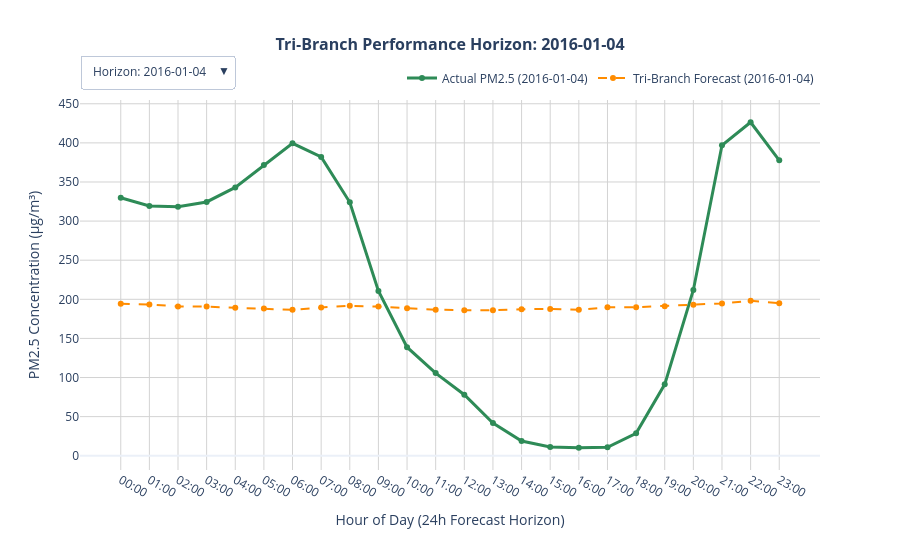

Notebook source saved alongside this figure:
### Code cell
plot_tri_branch_horizons(
    true_ground_truth_all=true_ground_truth_all,
    true_predictions_all=true_predictions_all,
    df=temporal_df,
    INPUT_WINDOW=LOOKBACK,
    OUTPUT_WINDOW=FORECAST
)

### Figure 1 — Plotly figure (JSON) as saved in the notebook; plotly's stock layout.template omitted (floating-point values rounded to 4 significant figures)
{"data": [{"line": {"color": "seagreen", "width": 3}, "mode": "lines+markers", "name": "Actual PM2.5 (2016-01-04)", "type": "scatter", "visible": true, "x": ["00:00", "01:00", "02:00", "03:00", "04:00", "05:00", "06:00", "07:00", "08:00", "09:00", "10:00", "11:00", "12:00", "13:00", "14:00", "15:00", "16:00", "17:00", "18:00", "19:00", "20:00", "21:00", "22:00", "23:00"], "y": [329.9, 319.3, 318.3, 324.5, 343.0, 371.6, 399.4, 381.9, 324.0, 210.7, 138.8, 105.6, 78.0, 41.88, 18.83, 11.12, 10.21, 10.75, 28.75, 91.25, 211.9, 396.9, 426.4, 377.8]}, {"line": {"color": "darkorange", "dash": "dash", "width": 2}, "mode": "lines+markers", "name": "Tri‑Branch Forecast (2016-01-04)", "type": "scatter", "visible": true, "x": ["00:00", "01:00", "02:00", "03:00", "04:00", "05:00", "06:00", "07:00", "08:00", "09:00", "10:00", "11:00", "12:00", "13:00", "14:00", "15:00", "16:00", "17:00", "18:00", "19:00", "20:00", "21:00", "22:00", "23:00"], "y": [194.4, 193.3, 190.9, 190.7, 189.2, 188.3, 186.5, 189.5, 191.7, 190.7, 188.7, 186.7, 185.9, 186.1, 187.3, 187.8, 186.6, 189.8, 190.0, 191.3, 193.0, 194.8, 198.0, 195.0]}, {"line": {"color": "seagreen", "width": 3}, "mode": "lines+markers", "name": "Actual PM2.5 (2016-01-06)", "type": "scatter", "visible": false, "x": ["02:00", "03:00", "04:00", "05:00", "06:00", "07:00", "08:00", "09:00", "10:00", "11:00", "12:00", "13:00", "14:00", "15:00", "16:00", "17:00", "18:00", "19:00", "20:00", "21:00", "22:00", "23:00", "00:00", "01:00"], "y": [327.3, 325.2, 348.8, 379.6, 402.7, 381.4, 327.8, 225.6, 163.9, 124.6, 100.5, 53.46, 25.71, 19.38, 17.62, 17.42, 29.58, 82.04, 190.8, 370.6, 421.6, 377.9, 326.9, 319.8]}, {"line": {"color": "darkorange", "dash": "dash", "width": 2}, "mode": "lines+markers", "name": "Tri‑Branch Forecast (2016-01-06)", "type": "scatter", "visible": false, "x": ["02:00", "03:00", "04:00", "05:00", "06:00", "07:00", "08:00", "09:00", "10:00", "11:00", "12:00", "13:00", "14:00", "15:00", "16:00", "17:00", "18:00", "19:00", "20:00", "21:00", "22:00", "23:00", "00:00", "01:00"], "y": [206.2, 205.0, 202.5, 202.2, 200.6, 199.7, 197.8, 201.0, 203.2, 202.3, 200.2, 198.1, 197.2, 197.4, 198.9, 199.2, 198.1, 201.4, 201.6, 202.9, 204.7, 206.6, 210.0, 206.8]}, {"line": {"color": "seagreen", "width": 3}, "mode": "lines+markers", "name": "Actual PM2.5 (2016-01-08)", "type": "scatter", "visible": false, "x": ["04:00", "05:00", "06:00", "07:00", "08:00", "09:00", "10:00", "11:00", "12:00", "13:00", "14:00", "15:00", "16:00", "17:00", "18:00", "19:00", "20:00", "21:00", "22:00", "23:00", "00:00", "01:00", "02:00", "03:00"], "y": [374.9, 399.6, 412.6, 389.8, 337.0, 245.0, 163.2, 143.2, 135.0, 79.0, 42.5, 31.08, 25.04, 20.58, 21.5, 36.62, 75.08, 135.5, 223.8, 318.6, 359.8, 372.7, 370.6, 369.6]}, {"line": {"color": "darkorange", "dash": "dash", "width": 2}, "mode": "lines+markers", "name": "Tri‑Branch Forecast (2016-01-08)", "type": "scatter", "visible": false, "x": ["04:00", "05:00", "06:00", "07:00", "08:00", "09:00", "10:00", "11:00", "12:00", "13:00", "14:00", "15:00", "16:00", "17:00", "18:00", "19:00", "20:00", "21:00", "22:00", "23:00", "00:00", "01:00", "02:00", "03:00"], "y": [209.6, 208.4, 205.8, 205.4, 203.9, 202.9, 201.0, 204.2, 206.5, 205.6, 203.5, 201.4, 200.5, 200.7, 202.2, 202.6, 201.5, 204.8, 205.1, 206.3, 208.2, 210.1, 213.5, 210.2]}, {"line": {"color": "seagreen", "width": 3}, "mode": "lines+markers", "name": "Actual PM2.5 (2016-01-10)", "type": "scatter", "visible": false, "x": ["06:00", "07:00", "08:00", "09:00", "10:00", "11:00", "12:00", "13:00", "14:00", "15:00", "16:00", "17:00", "18:00", "19:00", "20:00", "21:00", "22:00", "23:00", "00:00", "01:00", "02:00", "03:00", "04:00", "05:00"], "y": [325.6, 276.5, 216.5, 157.6, 115.5, 84.38, 57.75, 37.08, 16.12, 11.08, 8.958, 10.88, 27.83, 88.88, 199.5, 382.3, 416.7, 378.9, 329.7, 321.5, 317.0, 323.3, 341.3, 372.3]}, {"line": {"color": "darkorange", "dash": "dash", "width": 2}, "mode": "lines+markers", "name": "Tri‑Branch Forecast (2016-01-10)", "type": "scatter", "visible": false, "x": ["06:00", "07:00", "08:00", "09:00", "10:00", "11:00", "12:00", "13:00", "14:00", "15:00", "16:00", "17:00", "18:00", "19:00", "20:00", "21:00", "22:00", "23:00", "00:00", "01:00", "02:00", "03:00", "04:00", "05:00"], "y": [197.3, 196.2, 193.7, 193.3, 191.8, 190.9, 189.2, 192.1, 194.3, 193.6, 191.6, 189.6, 188.8, 189.0, 190.4, 190.7, 189.8, 192.8, 193.2, 194.3, 196.0, 197.8, 200.9, 197.9]}, {"line": {"color": "seagreen", "width": 3}, "mode": "lines+markers", "name": "Actual PM2.5 (2016-01-12)", "type": "scatter", "visible": false, "x": ["08:00", "09:00", "10:00", "11:00", "12:00", "13:00", "14:00", "15:00", "16:00", "17:00", "18:00", "19:00", "20:00", "21:00", "22:00", "23:00", "00:00", "01:00", "02:00", "03:00", "04:00", "05:00", "06:00", "07:00"], "y": [318.5, 217.1, 154.0, 119.7, 87.67, 44.83, 20.0, 13.88, 13.12, 13.0, 25.92, 86.79, 202.2, 393.4, 433.2, 383.5, 332.5, 324.4, 327.2, 324.6, 348.5, 379.6, 401.3, 383.1]}, {"line": {"color": "darkorange", "dash": "dash", "width": 2}, "mode": "lines+markers", "name": "Tri‑Branch Forecast (2016-01-12)", "type": "scatter", "visible": false, "x": ["08:00", "09:00", "10:00", "11:00", "12:00", "13:00", "14:00", "15:00", "16:00", "17:00", "18:00", "19:00", "20:00", "21:00", "22:00", "23:00", "00:00", "01:00", "02:00", "03:00", "04:00", "05:00", "06:00", "07:00"], "y": [196.5, 195.4, 192.9, 192.5, 191.0, 190.1, 188.4, 191.3, 193.5, 192.8, 191.0, 188.8, 188.1, 188.3, 189.8, 190.0, 189.2, 192.1, 192.6, 193.6, 195.2, 197.0, 200.1, 197.1]}, {"line": {"color": "seagreen", "width": 3}, "mode": "lines+markers", "name": "Actual PM2.5 (2016-01-14)", "type": "scatter", "visible": false, "x": ["10:00", "11:00", "12:00", "13:00", "14:00", "15:00", "16:00", "17:00", "18:00", "19:00", "20:00", "21:00", "22:00", "23:00", "00:00", "01:00", "02:00", "03:00", "04:00", "05:00", "06:00", "07:00", "08:00", "09:00"], "y": [240.1, 145.9, 95.67, 56.46, 36.75, 17.67, 14.33, 15.75, 26.75, 78.25, 207.5, 359.1, 381.5, 372.2, 354.3, 353.1, 356.9, 359.2, 376.2, 395.0, 402.7, 373.3, 302.8, 237.4]}, {"line": {"color": "darkorange", "dash": "dash", "width": 2}, "mode": "lines+markers", "name": "Tri‑Branch Forecast (2016-01-14)", "type": "scatter", "visible": false, "x": ["10:00", "11:00", "12:00", "13:00", "14:00", "15:00", "16:00", "17:00", "18:00", "19:00", "20:00", "21:00", "22:00", "23:00", "00:00", "01:00", "02:00", "03:00", "04:00", "05:00", "06:00", "07:00", "08:00", "09:00"], "y": [209.6, 208.5, 205.8, 205.3, 203.8, 202.8, 200.9, 204.0, 206.4, 205.7, 203.7, 201.4, 200.7, 200.9, 202.5, 202.8, 202.0, 205.0, 205.5, 206.5, 208.4, 210.2, 213.4, 210.2]}, {"line": {"color": "seagreen", "width": 3}, "mode": "lines+markers", "name": "Actual PM2.5 (2016-01-16)", "type": "scatter", "visible": false, "x": ["12:00", "13:00", "14:00", "15:00", "16:00", "17:00", "18:00", "19:00", "20:00", "21:00", "22:00", "23:00", "00:00", "01:00", "02:00", "03:00", "04:00", "05:00", "06:00", "07:00", "08:00", "09:00", "10:00", "11:00"], "y": [119.1, 87.42, 38.58, 36.38, 29.75, 18.79, 15.71, 20.62, 38.42, 73.33, 128.1, 214.6, 321.2, 343.3, 358.2, 349.7, 338.6, 331.5, 326.9, 271.8, 210.5, 157.5, 116.7, 83.71]}, {"line": {"color": "darkorange", "dash": "dash", "width": 2}, "mode": "lines+markers", "name": "Tri‑Branch Forecast (2016-01-16)", "type": "scatter", "visible": false, "x": ["12:00", "13:00", "14:00", "15:00", "16:00", "17:00", "18:00", "19:00", "20:00", "21:00", "22:00", "23:00", "00:00", "01:00", "02:00", "03:00", "04:00", "05:00", "06:00", "07:00", "08:00", "09:00", "10:00", "11:00"], "y": [205.8, 204.7, 202.1, 201.6, 200.1, 199.1, 197.4, 200.4, 202.7, 202.0, 200.0, 197.8, 197.1, 197.3, 198.8, 199.1, 198.3, 201.2, 201.8, 202.8, 204.6, 206.4, 209.6, 206.4]}, {"line": {"color": "seagreen", "width": 3}, "mode": "lines+markers", "name": "Actual PM2.5 (2016-01-18)", "type": "scatter", "visible": false, "x": ["14:00", "15:00", "16:00", "17:00", "18:00", "19:00", "20:00", "21:00", "22:00", "23:00", "00:00", "01:00", "02:00", "03:00", "04:00", "05:00", "06:00", "07:00", "08:00", "09:00", "10:00", "11:00", "12:00", "13:00"], "y": [17.88, 11.67, 10.38, 10.96, 35.08, 88.88, 211.0, 387.0, 429.9, 381.2, 321.7, 313.3, 313.8, 320.0, 339.1, 373.5, 403.1, 383.9, 338.5, 239.7, 152.4, 119.7, 87.33, 44.5]}, {"line": {"color": "darkorange", "dash": "dash", "width": 2}, "mode": "lines+markers", "name": "Tri‑Branch Forecast (2016-01-18)", "type": "scatter", "visible": false, "x": ["14:00", "15:00", "16:00", "17:00", "18:00", "19:00", "20:00", "21:00", "22:00", "23:00", "00:00", "01:00", "02:00", "03:00", "04:00", "05:00", "06:00", "07:00", "08:00", "09:00", "10:00", "11:00", "12:00", "13:00"], "y": [191.4, 190.3, 187.9, 187.5, 186.1, 185.3, 183.6, 186.4, 188.6, 187.9, 186.0, 184.0, 183.3, 183.4, 184.8, 185.1, 184.3, 187.1, 187.5, 188.5, 190.2, 191.9, 194.9, 192.0]}, {"line": {"color": "seagreen", "width": 3}, "mode": "lines+markers", "name": "Actual PM2.5 (2016-01-20)", "type": "scatter", "visible": false, "x": ["16:00", "17:00", "18:00", "19:00", "20:00", "21:00", "22:00", "23:00", "00:00", "01:00", "02:00", "03:00", "04:00", "05:00", "06:00", "07:00", "08:00", "09:00", "10:00", "11:00", "12:00", "13:00", "14:00", "15:00"], "y": [18.04, 17.71, 34.79, 84.17, 196.8, 363.1, 427.2, 376.0, 330.2, 321.0, 320.4, 328.2, 356.2, 378.8, 396.7, 384.0, 339.8, 249.5, 160.5, 124.4, 89.29, 48.79, 22.58, 17.42]}, {"line": {"color": "darkorange", "dash": "dash", "width": 2}, "mode": "lines+markers", "name": "Tri‑Branch Forecast (2016-01-20)", "type": "scatter", "visible": false, "x": ["16:00", "17:00", "18:00", "19:00", "20:00", "21:00", "22:00", "23:00", "00:00", "01:00", "02:00", "03:00", "04:00", "05:00", "06:00", "07:00", "08:00", "09:00", "10:00", "11:00", "12:00", "13:00", "14:00", "15:00"], "y": [210.7, 209.5, 206.9, 206.6, 205.0, 204.0, 202.1, 205.4, 207.7, 206.8, 204.7, 202.5, 201.7, 201.9, 203.4, 203.8, 202.8, 206.0, 206.3, 207.5, 209.4, 211.2, 214.6, 211.4]}, {"line": {"color": "seagreen", "width": 3}, "mode": "lines+markers", "name": "Actual PM2.5 (2016-01-22)", "type": "scatter", "visible": false, "x": ["18:00", "19:00", "20:00", "21:00", "22:00", "23:00", "00:00", "01:00", "02:00", "03:00", "04:00", "05:00", "06:00", "07:00", "08:00", "09:00", "10:00", "11:00", "12:00", "13:00", "14:00", "15:00", "16:00", "17:00"], "y": [22.25, 38.54, 80.42, 133.9, 224.3, 316.5, 352.3, 369.1, 374.9, 367.9, 357.9, 341.2, 341.1, 329.8, 277.2, 205.4, 153.4, 124.3, 119.9, 85.04, 37.83, 36.08, 29.12, 18.62]}, {"line": {"color": "darkorange", "dash": "dash", "width": 2}, "mode": "lines+markers", "name": "Tri‑Branch Forecast (2016-01-22)", "type": "scatter", "visible": false, "x": ["18:00", "19:00", "20:00", "21:00", "22:00", "23:00", "00:00", "01:00", "02:00", "03:00", "04:00", "05:00", "06:00", "07:00", "08:00", "09:00", "10:00", "11:00", "12:00", "13:00", "14:00", "15:00", "16:00", "17:00"], "y": [212.5, 211.3, 208.7, 208.4, 206.8, 205.8, 203.9, 207.2, 209.6, 208.6, 206.4, 204.3, 203.4, 203.6, 205.0, 205.5, 204.3, 207.7, 207.9, 209.2, 211.1, 213.0, 216.5, 213.2]}, {"line": {"color": "seagreen", "width": 3}, "mode": "lines+markers", "name": "Actual PM2.5 (2016-01-24)", "type": "scatter", "visible": false, "x": ["20:00", "21:00", "22:00", "23:00", "00:00", "01:00", "02:00", "03:00", "04:00", "05:00", "06:00", "07:00", "08:00", "09:00", "10:00", "11:00", "12:00", "13:00", "14:00", "15:00", "16:00", "17:00", "18:00", "19:00"], "y": [206.8, 383.6, 421.4, 372.8, 329.6, 321.4, 317.1, 324.9, 342.8, 373.4, 394.1, 380.7, 308.3, 196.8, 133.8, 106.6, 78.88, 40.79, 17.75, 11.67, 10.58, 11.12, 31.04, 82.71]}, {"line": {"color": "darkorange", "dash": "dash", "width": 2}, "mode": "lines+markers", "name": "Tri‑Branch Forecast (2016-01-24)", "type": "scatter", "visible": false, "x": ["20:00", "21:00", "22:00", "23:00", "00:00", "01:00", "02:00", "03:00", "04:00", "05:00", "06:00", "07:00", "08:00", "09:00", "10:00", "11:00", "12:00", "13:00", "14:00", "15:00", "16:00", "17:00", "18:00", "19:00"], "y": [193.8, 192.7, 190.4, 190.1, 188.7, 187.8, 186.1, 189.1, 191.3, 190.3, 188.2, 186.3, 185.5, 185.6, 186.9, 187.3, 186.1, 189.4, 189.5, 190.8, 192.5, 194.3, 197.5, 194.5]}], "layout": {"height": 550, "hovermode": "x unified", "legend": {"orientation": "h", "x": 1, "xanchor": "right", "y": 1.02, "yanchor": "bottom"}, "title": {"font": {"size": 16}, "text": "<b>Tri‑Branch Performance Horizon: 2016-01-04</b>", "x": 0.5}, "updatemenus": [{"buttons": [{"args": [{"visible": [true, true, false, false, false, false, false, false, false, false, false, false, false, false, false, false, false, false, false, false, false, false]}, {"title": "<b>Tri‑Branch Performance Horizon: 2016-01-04</b>"}], "label": "Horizon: 2016-01-04", "method": "update"}, {"args": [{"visible": [false, false, true, true, false, false, false, false, false, false, false, false, false, false, false, false, false, false, false, false, false, false]}, {"title": "<b>Tri‑Branch Performance Horizon: 2016-01-06</b>"}], "label": "Horizon: 2016-01-06", "method": "update"}, {"args": [{"visible": [false, false, false, false, true, true, false, false, false, false, false, false, false, false, false, false, false, false, false, false, false, false]}, {"title": "<b>Tri‑Branch Performance Horizon: 2016-01-08</b>"}], "label": "Horizon: 2016-01-08", "method": "update"}, {"args": [{"visible": [false, false, false, false, false, false, true, true, false, false, false, false, false, false, false, false, false, false, false, false, false, false]}, {"title": "<b>Tri‑Branch Performance Horizon: 2016-01-10</b>"}], "label": "Horizon: 2016-01-10", "method": "update"}, {"args": [{"visible": [false, false, false, false, false, false, false, false, true, true, false, false, false, false, false, false, false, false, false, false, false, false]}, {"title": "<b>Tri‑Branch Performance Horizon: 2016-01-12</b>"}], "label": "Horizon: 2016-01-12", "method": "update"}, {"args": [{"visible": [false, false, false, false, false, false, false, false, false, false, true, true, false, false, false, false, false, false, false, false, false, false]}, {"title": "<b>Tri‑Branch Performance Horizon: 2016-01-14</b>"}], "label": "Horizon: 2016-01-14", "method": "update"}, {"args": [{"visible": [false, false, false, false, false, false, false, false, false, false, false, false, true, true, false, false, false, false, false, false, false, false]}, {"title": "<b>Tri‑Branch Performance Horizon: 2016-01-16</b>"}], "label": "Horizon: 2016-01-16", "method": "update"}, {"args": [{"visible": [false, false, false, false, false, false, false, false, false, false, false, false, false, false, true, true, false, false, false, false, false, false]}, {"title": "<b>Tri‑Branch Performance Horizon: 2016-01-18</b>"}], "label": "Horizon: 2016-01-18", "method": "update"}, {"args": [{"visible": [false, false, false, false, false, false, false, false, false, false, false, false, false, false, false, false, true, true, false, false, false, false]}, {"title": "<b>Tri‑Branch Performance Horizon: 2016-01-20</b>"}], "label": "Horizon: 2016-01-20", "method": "update"}, {"args": [{"visible": [false, false, false, false, false, false, false, false, false, false, false, false, false, false, false, false, false, false, true, true, false, false]}, {"title": "<b>Tri‑Branch Performance Horizon: 2016-01-22</b>"}], "label": "Horizon: 2016-01-22", "method": "update"}, {"args": [{"visible": [false, false, false, false, false, false, false, false, false, false, false, false, false, false, false, false, false, false, false, false, true, true]}, {"title": "<b>Tri‑Branch Performance Horizon: 2016-01-24</b>"}], "label": "Horizon: 2016-01-24", "method": "update"}], "direction": "down", "pad": {"r": 10, "t": 10}, "showactive": true, "x": 0, "xanchor": "left", "y": 1.15, "yanchor": "top"}], "width": 900, "xaxis": {"gridcolor": "lightgray", "showgrid": true, "title": {"text": "Hour of Day (24h Forecast Horizon)"}}, "yaxis": {"gridcolor": "lightgray", "showgrid": true, "title": {"text": "PM2.5 Concentration (μg/m³)"}}}}
